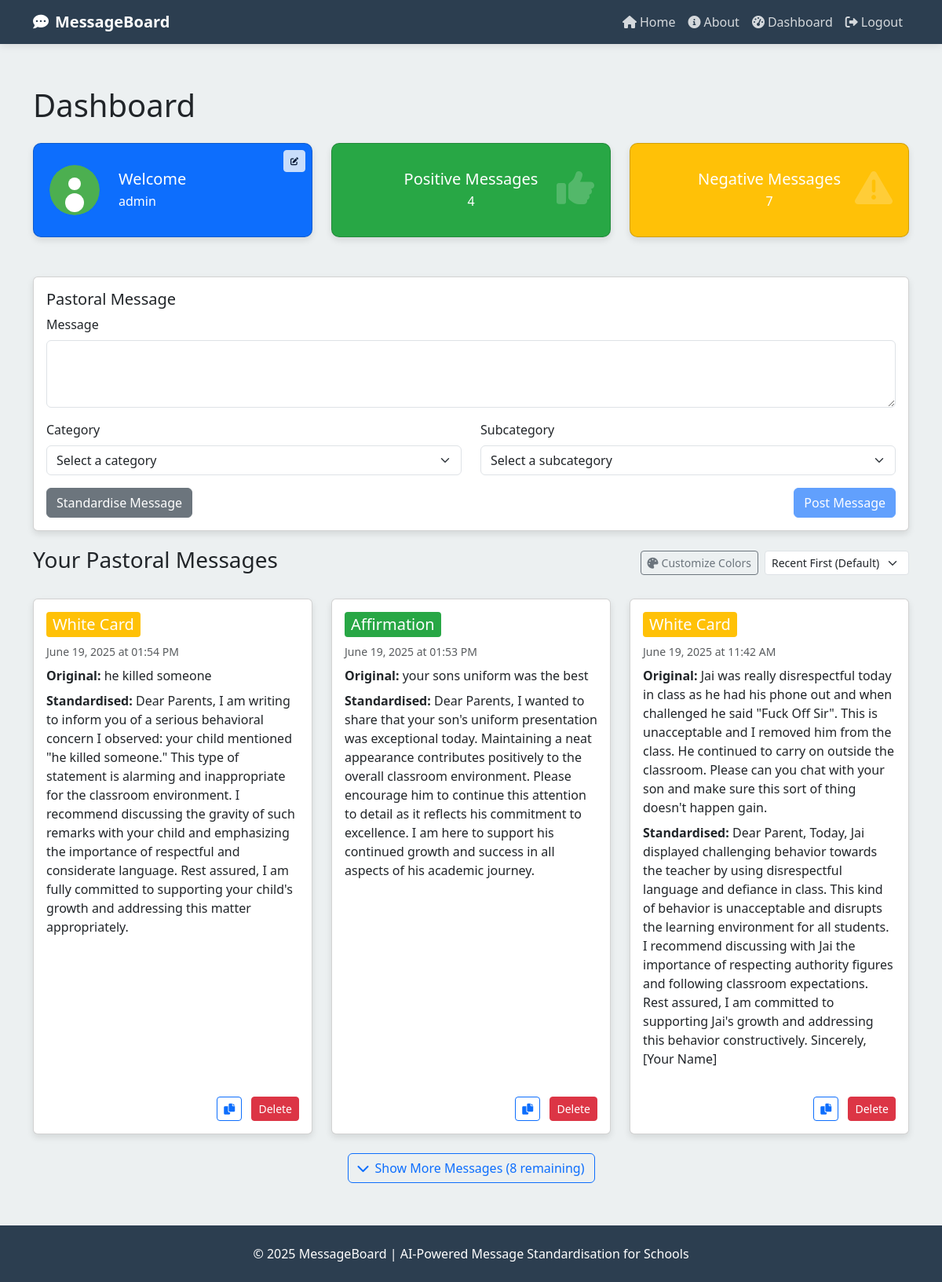
The app's page /dashboard (signed in) with its own data.
### setup_db.py (models this page shows)
class User(Base):
    __tablename__ = 'users'
    id = Column(Integer, primary_key=True)
    username = Column(String, unique=True, nullable=False)
    password = Column(String, nullable=False)
    joined_date = Column(DateTime, default=datetime.utcnow)
    messages = relationship('Messages', backref='user', lazy='select', cascade="all, delete-orphan")

class Messages(Base):
    __tablename__ = 'messages'
    id = Column(Integer, primary_key=True)
    name = Column(String, nullable=False)
    user_id = Column(Integer, ForeignKey('users.id'), nullable=False)
    created_at = Column(DateTime, default=datetime.utcnow)
    severity = Column(String, nullable=False)  # Column for severity (positive/negative)
    standardized_message = Column(Text)  # New column for storing standardized messages from OpenAI
    subcategory = Column(String)  # Added subcategory field

### Software-Engineering-Project.py (the view, shortened to what this page needs)
@app.route('/dashboard')
def dashboard():
    if 'user_id' not in session:
        flash("You need to log in to access the dashboard.", "error")
        return redirect(url_for('login'))
    user = get_user_by_id(session['user_id'])
    filter_type = request.args.get('filter', None)
    filter_date = request.args.get('date', None)
    positive_messages = db_session.query(Messages).filter_by(user_id=session['user_id'], severity="positive").all()
    negative_messages = db_session.query(Messages).filter_by(user_id=session['user_id'], severity="negative").all()
    if filter_type == 'positive':
        messages = positive_messages
    elif filter_type == 'negative':
        messages = negative_messages
    elif filter_type == 'oldest':
        messages = sorted(positive_messages + negative_messages, key=lambda x: x.created_at, reverse=False)
    else:
        messages = sorted(positive_messages + negative_messages, key=lambda x: x.created_at, reverse=True)
    return render_template('dashboard.html',
                           username=session.get('username', 'User'),
                           positive_messages=positive_messages,
                           negative_messages=negative_messages,
                           messages=messages,
                           active_filter=filter_type,
                           pastoral_message="Enter pastoral message here")

### Software-Engineering-Project.py (called while the page is built)
@app.template_filter('aest_time')
def aest_time(utc_dt):
    if utc_dt is None:
        return ""
    aus_tz = pytz.timezone('Australia/Sydney')
    if utc_dt.tzinfo is None:
        utc_dt = pytz.UTC.localize(utc_dt)
    else:
        utc_dt = utc_dt.astimezone(pytz.UTC)
    aus_dt = utc_dt.astimezone(aus_tz)
    return aus_dt.strftime('%B %d, %Y at %I:%M %p')

@app.teardown_appcontext
def shutdown_session(exception=None):
    db_session.remove()

### query_db.py (called while the page is built)
def get_user_by_id(user_id):
    return session.query(User).filter_by(id=user_id).first()

### Templates/dashboard.html (shortened to what this page needs)
{% extends "base.html" %}
{% block content %}
<h1 class="mb-4">Dashboard</h1>
<div class="row dashboard-stats">
    <div class="col-md-4">
        <div class="card stat-card bg-primary text-white d-flex flex-row align-items-center position-relative">
            <img src="/static/avatars/avatar1.svg" alt="Avatar" class="rounded-circle me-3" style="width:64px;height:64px;object-fit:cover;" id="current-avatar">
            <div class="d-flex flex-column justify-content-center" style="margin-left: 8px;">
                <h5 class="card-title mb-1">Welcome</h5>
                <p class="card-text mb-0">{{ username }}</p>
            </div>
            <button type="button" class="btn btn-sm btn-light position-absolute avatar-edit-btn" style="top: 8px; right: 8px; padding: 4px 8px; font-size: 12px; opacity: 0.8;" data-bs-toggle="modal" data-bs-target="#avatarSelectionModal" title="Change Avatar">
                <i class="fas fa-edit" style="font-size: 10px;"></i>
            </button>
        </div>
    </div>
    <div class="col-md-4">
        <div id="positive-filter" class="card stat-card text-white d-flex flex-column justify-content-center" style="cursor: pointer;" title="Click to filter positive messages" data-category="positive">
            <div class="stat-icon">
                <i class="fas fa-thumbs-up"></i>
            </div>
            <div class="text-center">
                <h5 class="card-title mb-1">Positive Messages</h5>
                <p class="card-text mb-0">{{ positive_messages|length }}</p>
            </div>
        </div>
    </div>
    <div class="col-md-4">
        <div id="negative-filter" class="card stat-card text-white d-flex flex-column justify-content-center" style="cursor: pointer;" title="Click to filter negative messages" data-category="negative">
            <div class="stat-icon">
                <i class="fas fa-exclamation-triangle"></i>
            </div>
            <div class="text-center">
                <h5 class="card-title mb-1">Negative Messages</h5>
                <p class="card-text mb-0">{{ negative_messages|length }}</p>
            </div>
        </div>
    </div>
</div>
<div class="card">
    <div class="card-body">
        <h5 class="card-title">Pastoral Message</h5>
        <form id="message-form" method="POST" action="{{ url_for('create_message') }}">
            <div class="mb-3">
                <label for="message-name" class="form-label">Message</label>
                <textarea class="form-control" id="message-name" name="name" rows="3" required></textarea>
            </div>
            <div class="row">
                <div class="col-md-6 mb-3">
                    <label for="category" class="form-label">Category</label>
                    <select class="form-select" id="category" name="category" required>
                        <option value="" disabled selected>Select a category</option>
                    </select>
                </div>
                <div class="col-md-6 mb-3">
                    <label for="subcategory" class="form-label">Subcategory</label>
                    <select class="form-select" id="subcategory" name="subcategory" required>
                        <option value="" disabled selected>Select a subcategory</option>
                    </select>
                </div>
            </div>
            <div class="d-flex justify-content-between">
                <button type="button" id="standardize-btn" class="btn btn-secondary">Standardise Message</button>
                <button type="submit" id="post-message-btn" class="btn btn-primary" disabled>Post Message</button>
            </div>
        </form>
    </div>
</div>
<div class="d-flex justify-content-between align-items-center mb-4">
    <h3>Your Pastoral Messages</h3>
    <div class="d-flex gap-2 align-items-center flex-wrap">
        <button type="button" class="btn btn-sm btn-outline-secondary" data-bs-toggle="modal" data-bs-target="#colorCustomizationModal">
            <i class="fas fa-palette me-1"></i>Customize Colors
        </button>
        <select id="message-filter" class="form-select form-select-sm" style="width: auto;">
            <option value="all" {% if not active_filter %}selected{% endif %}>Recent First (Default)</option>
        </select>
    </div>
</div>
{% if messages %}
<div class="row" id="messages-container">
    {% for message in messages %}
    <div class="col-md-4 mb-4 message-item" data-index="{{ loop.index0 }}" {% if loop.index0 >= 3 %}style="display: none;"{% endif %}>
        <div class="card message-card">
            <div class="card-body">
                <div class="d-flex justify-content-between align-items-start mb-2">
                    <div class="category-banner" data-category="{{ message.severity }}" style="color: white; padding: 0.25rem 0.5rem; border-radius: 0.25rem;">
                        <h5 class="card-title mb-0">{{ message.subcategory }}</h5>
                    </div>
                </div>
                <p class="text-muted small">{{ message.created_at|aest_time }}</p>
                <p><strong>Original:</strong> {{ message.name }}</p>
                <p class="standardized-text"><strong>Standardised:</strong> {{ message.standardized_message }}</p>
                <div class="mt-auto pt-2 text-end">
                    <button type="button" class="btn btn-sm btn-outline-primary copy-btn me-2" data-message="{{ message.standardized_message }}" title="Copy standardised message">
                        <i class="fas fa-copy"></i>
                    </button>
                    <form action="{{ url_for('delete_message', message_id=message.id) }}" method="POST" style="display: inline;">
                        <button type="submit" class="btn btn-sm btn-danger delete-btn" data-title="'{{ message.subcategory }}'">Delete</button>
                    </form>
                </div>
            </div>
        </div>
    </div>
    {% endfor %}
</div>
{% if messages|length > 3 %}
<div class="text-center mb-4">
    <button id="expand-messages-btn" class="btn btn-outline-primary">
        <i class="fas fa-chevron-down me-2"></i>Show More Messages ({{ messages|length - 3 }} remaining)
    </button>
</div>
{% endif %}
{% else %}
<div class="alert alert-info">
    <p>You haven't created any messages yet. Use the form above to create your first message.</p>
</div>
{% endif %}
{% endblock %}

### Templates/base.html (shortened to what this page needs)
<!DOCTYPE html>
<html lang="en">
<head>
    <link href="https://cdn.jsdelivr.net/npm/bootstrap@5.3.0-alpha1/dist/css/bootstrap.min.css" rel="stylesheet">
    <link rel="stylesheet" href="https://cdnjs.cloudflare.com/ajax/libs/font-awesome/6.0.0/css/all.min.css">
</head>
<body>
    <nav class="navbar navbar-expand-lg navbar-dark fixed-top">
        <div class="container">
            <a class="navbar-brand" href="{{ url_for('title_page') }}">
                <i class="fas fa-comment-dots me-2"></i>MessageBoard
            </a>
            <div class="collapse navbar-collapse" id="navbarNav">
                <ul class="navbar-nav ms-auto">
                    <li class="nav-item">
                        <a class="nav-link" href="{{ url_for('title_page') }}">
                            <i class="fas fa-home me-1"></i>Home
                        </a>
                    </li>
                    <li class="nav-item">
                        <a class="nav-link" href="{{ url_for('about') }}">
                            <i class="fas fa-info-circle me-1"></i>About
                        </a>
                    </li>
                    {% if 'user_id' not in session %}
                    <li class="nav-item">
                        <a class="nav-link" href="{{ url_for('login') }}">
                            <i class="fas fa-sign-in-alt me-1"></i>Login
                        </a>
                    </li>
                    <li class="nav-item">
                        <a class="nav-link" href="{{ url_for('signup') }}">
                            <i class="fas fa-user-plus me-1"></i>Sign Up
                        </a>
                    </li>
                    {% else %}
                    <li class="nav-item">
                        <a class="nav-link" href="{{ url_for('dashboard') }}">
                            <i class="fas fa-tachometer-alt me-1"></i>Dashboard
                        </a>
                    </li>
                    <li class="nav-item">
                        <a class="nav-link" href="{{ url_for('logout') }}">
                            <i class="fas fa-sign-out-alt me-1"></i>Logout
                        </a>
                    </li>
                    {% endif %}
                </ul>
            </div>
        </div>
    </nav>
    <main class="content-section">
        <div class="container">
            {% block content %}{% endblock %}
        </div>
    </main>
    <footer class="py-4">
        <div class="container text-center">
            <p class="mb-0">&copy; 2025 MessageBoard | AI-Powered Message Standardisation for Schools</p>
        </div>
    </footer>
</body>
</html>

### Templates/base.html (style rules this page uses)
:root { --primary-color: #3498db; --secondary-color: #2c3e50; --accent-color: #e74c3c; --light-color: #ecf0f1; --dark-color: #2c3e50; }
body { font-family: 'Segoe UI', Tahoma, Geneva, Verdana, sans-serif; background-color: var(--light-color); padding-top: 56px; min-height: 100vh; display: flex; flex-direction: column; }
.navbar { background-color: var(--secondary-color); box-shadow: 0 2px 10px rgba(0,0,0,0.1); }
.navbar-brand { font-weight: bold; color: white !important; }
.nav-link { color: rgba(255,255,255,0.8) !important; transition: color 0.3s; }
.btn-primary { background-color: var(--primary-color); border-color: var(--primary-color); }
.card { box-shadow: 0 4px 8px rgba(0,0,0,0.1); transition: transform 0.3s; margin-bottom: 20px; }
footer { background-color: var(--secondary-color); color: white; padding: 20px 0; margin-top: auto; }
.content-section { animation: fadeIn 0.5s ease-in-out; padding: 30px 0; }

### Templates/dashboard.html (style rules this page uses)
.dashboard-stats { margin-bottom: 30px; }
.stat-card { border-radius: 10px; padding: 20px; position: relative; overflow: hidden; transition: transform 0.2s ease, box-shadow 0.2s ease; min-height: 120px; }
#positive-filter { background-color: #28a745; }
#negative-filter { background-color: #ffc107; }
.stat-card .stat-icon { position: absolute; right: 20px; top: 20px; font-size: 3rem; opacity: 0.2; }
.message-card { transition: all 0.3s; height: 100%; display: flex; flex-direction: column; }
.message-card .card-body { flex: 1; display: flex; flex-direction: column; }
.message-card .card-title { margin-bottom: 12px; }
.message-card p { margin-bottom: 8px; }
.standardized-text { flex-grow: 1; }
.avatar-edit-btn { transition: opacity 0.2s ease; }

### records on screen
User: username "admin"
Messages: subcategory "White Card", created_at|aest_time "June 19, 2025 at 01:54 PM", name "he killed someone", standardized_message "Dear Parents, I am writing to inform you of a serious behavioral concern I observed: your child mentioned \"he killed someone.\" This type of statement is alarming and inappropriate for the classroom environment. I recommend discussing the gravity of such remarks with your child and emphasizing the importance of respectful and considerate language. Rest assured, I am fully committed to supporting your child's growth and addressing this matter appropriately."
Messages: subcategory "Affirmation", created_at|aest_time "June 19, 2025 at 01:53 PM", name "your sons uniform was the best", standardized_message "Dear Parents, I wanted to share that your son's uniform presentation was exceptional today. Maintaining a neat appearance contributes positively to the overall classroom environment. Please encourage him to continue this attention to detail as it reflects his commitment to excellence. I am here to support his continued growth and success in all aspects of his academic journey."
Messages: subcategory "White Card", created_at|aest_time "June 19, 2025 at 11:42 AM", name "Jai was really disrespectful today in class as he had his phone out and when challenged he said \"Fuck Off Sir\". This is unacceptable and I removed him from the class. He continued to carry on outside the classroom. Please can you chat with your son and make sure this sort of thing doesn't happen gain.", standardized_message "Dear Parent, Today, Jai displayed challenging behavior towards the teacher by using disrespectful language and defiance in class. This kind of behavior is unacceptable and disrupts the learning environment for all students. I recommend discussing with Jai the importance of respecting authority figures and following classroom expectations. Rest assured, I am committed to supporting Jai's growth and addressing this behavior constructively. Sincerely, [Your Name]"

### other values on screen
{{ positive_messages|length }} "4"
{{ negative_messages|length }} "7"
{{ messages|length - 3 }} "8"
